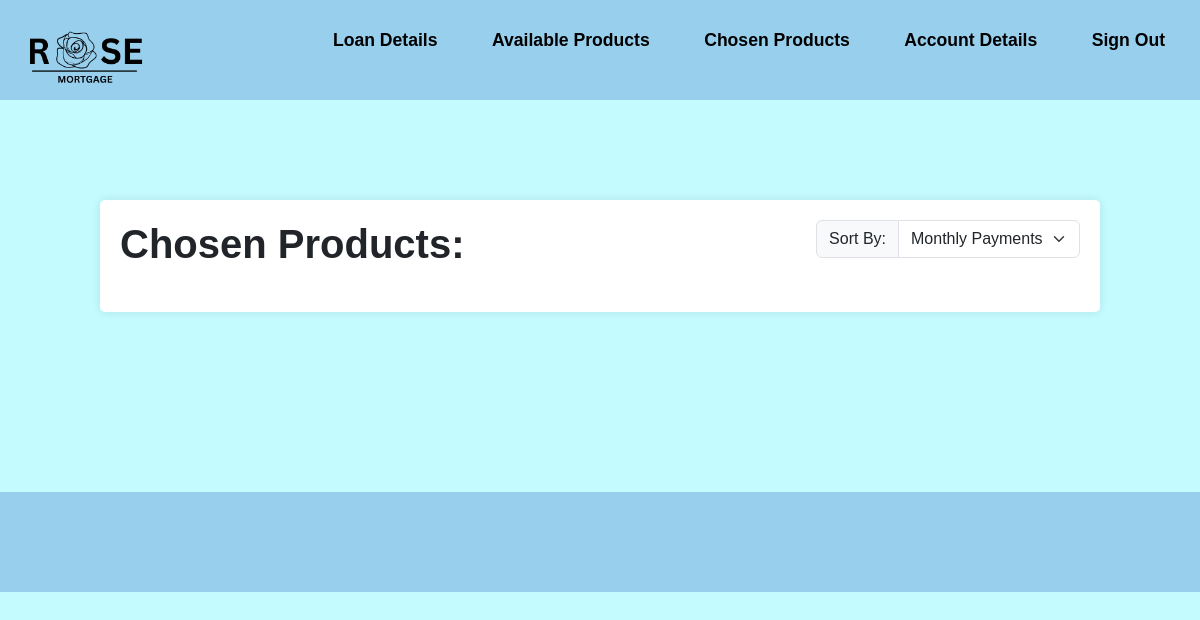
The page /MemberChosenProducts.php (signed in) on the database as committed earlier.
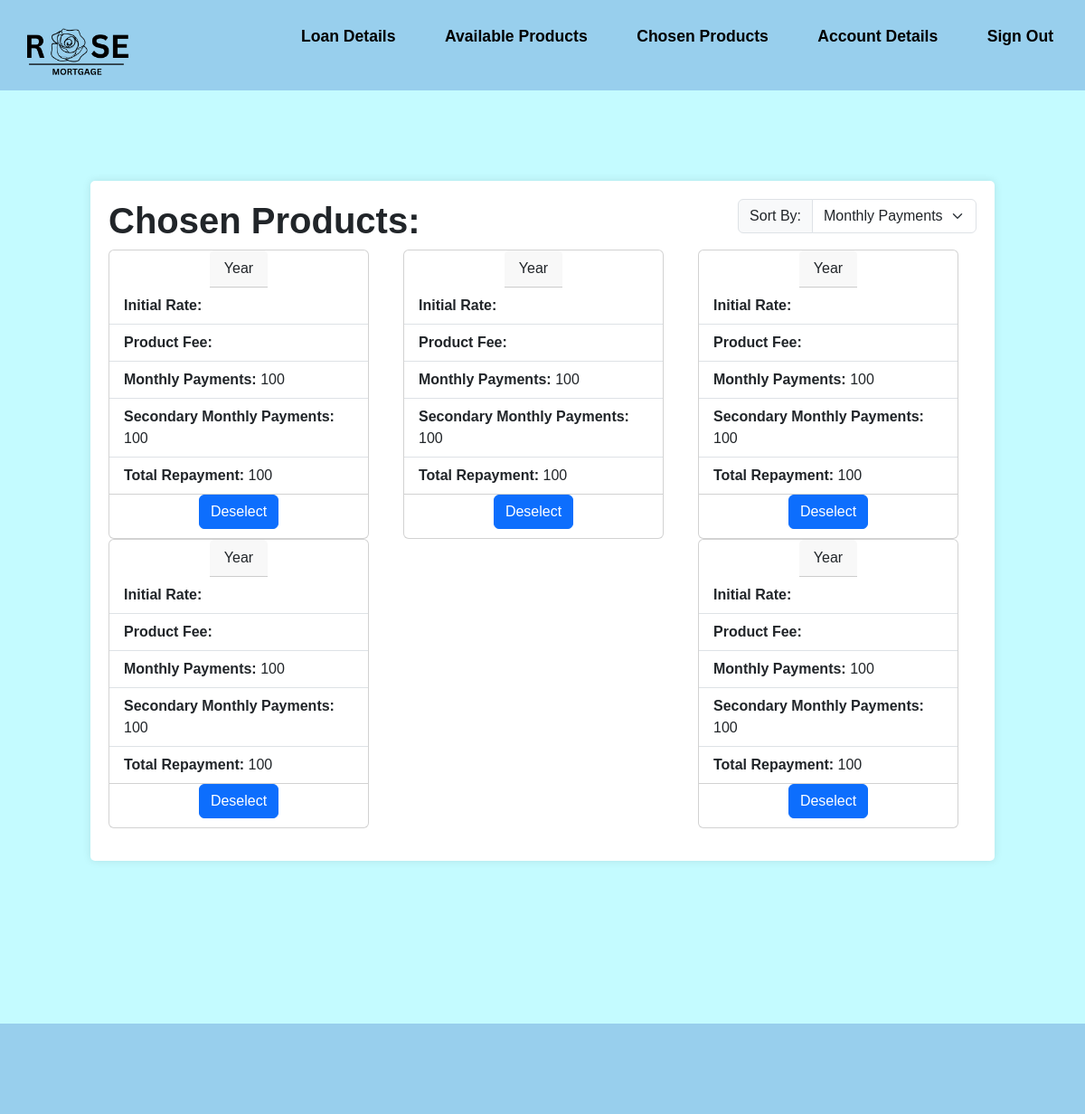
The same page on the database as committed later.
### tables this page shows
CREATE TABLE "Quote" (
	"Quote_ID"	INTEGER NOT NULL,
	"Product_ID"	INTEGER NOT NULL,
	"RegisteredUser_ID"	INTEGER NOT NULL,
	"initial_monthly_repayments"	INTEGER NOT NULL,
	"secondary_monthly_repayments"	INTEGER,
	"total_repayment"	INTEGER NOT NULL,
	"product_starred"	INTEGER NOT NULL,
	PRIMARY KEY("Quote_ID" AUTOINCREMENT),
	FOREIGN KEY("Product_ID") REFERENCES "Product"("Product_ID"),
	FOREIGN KEY("RegisteredUser_ID") REFERENCES "RegisteredUser"("RegisteredUser_ID"),
	FOREIGN KEY("Quote_ID") REFERENCES "Quote"("Quote_ID")
);

### MemberChosenProducts.php (the view, shortened to what this page needs)
<?php
require_once 'connection.php';
$RegisteredUser_ID = $_SESSION['RegisteredUser_ID'];
$sql = "SELECT *
        FROM Quote
        LEFT JOIN RegisteredUser ON (Quote.RegisteredUser_ID = RegisteredUser.RegisteredUser_ID)
        LEFT JOIN Product ON (Quote.Product_ID = Product.Product_ID)
        LEFT JOIN financialdetails ON (financialdetails.RegisteredUser_ID = RegisteredUser.RegisteredUser_ID)
        WHERE product_starred = 1
        AND RegisteredUser.RegisteredUser_ID = :registered_user_id
        ";
$statement = $db->prepare($sql);
$statement->bindParam(':registered_user_id', $RegisteredUser_ID);
$statement->execute();
?>
<!DOCTYPE html>
<html lang="en">
<head>
    <link rel="stylesheet"
        href="https://cdn.jsdelivr.net/npm/bootstrap@5.3.2/dist/css/bootstrap.min.css"
>
    <link rel="stylesheet" href="style.css">
</head>
<body>
    <header class="flex-container">
        <a href="MemberViewProducts.php"> <img src="Assets/logo.png" alt="Rose Mortgage"> </a>
        <div>
            <ul class="nav-links">
                <li><a href="Loan-details.php">Loan Details</a></li>
                <li><a href="MemberViewProducts.php">Available Products</a></li>
                <li><a href="MemberChosenProducts.php">Chosen Products</a></li>
                <li><a href="MemberAccountDetails.php">Account Details</a></li>
                <li><a href="home.php">Sign Out</a></li>
            </ul>
        </div>
    </header>
    <div class="largecontainer">
        <div class="flex-container">
            <div>
                <h1><b>Chosen Products:</b></h1>
            </div>
            <div>
                <div class="input-group mb-3">
                    <label class="input-group-text" for="inputGroupSelect01">Sort By:</label>
                    <select class="form-select" id="inputGroupSelect01">
                        <option selected>Monthly Payments</option>
                    </select>
                </div>
            </div>
        </div>
        <div class="flex-table">
            <?php while ($row = $statement->fetch(PDO::FETCH_ASSOC)) { ?>
                <div class="card" style="width: 18rem;">
                    <div class="card-header">
                        <?php echo $row["YearRate"] . " Year " . $row["ProductType"]; ?>
                    </div>
                    <ul class="list-group list-group-flush">
                        <li class="list-group-item"><b>Initial Rate: </b><?php echo $row["initial_interest_rate"]; ?></li>
                        <li class="list-group-item"><b>Product Fee: </b><?php echo $row["ProductFee"]; ?></li>
                        <li class="list-group-item"><b>Monthly Payments: </b><?php echo $row["initial_monthly_repayments"]; ?></li>
                        <li class="list-group-item"><b>Secondary Monthly Payments: </b><?php echo $row["secondary_monthly_repayments"]; ?></li>
                        <li class="list-group-item"><b>Total Repayment: </b><?php echo $row["total_repayment"]; ?></li>
                    </ul>
                    <form method="post" action="">
                        <button type="submit" name="deselect" class="btn btn-primary">Deselect</button>
                    </form>
                </div>
            <?php } ?>
        </div>
    </div>
    <footer>
    </footer>
</body>
</html>

### style.css (style rules this page uses)
* { margin: 0; padding: 0; text-decoration: none; font-family: Arial, Helvetica, sans-serif; box-sizing: border-box; list-style: none; }
a { color: #000; text-decoration: none; }
header { background-color: #98CFED; padding: 10px; color: black; height: 100px; width: 100%; top: 0; display: flex; justify-content: flex-start; align-items: center; z-index: 1000; }
.nav-links li { display: inline-block; position: relative; margin: 0 25px; }
.nav-links li a { font-weight: bold; font-size: 1.1rem; text-decoration: none; color: black; }
.nav-links li::after { content: ''; width: 0%; height: 2px; background: #000; display: block; margin: auto; position: absolute; top: 100%; left: 50%; transform: translate(-50%); transition: 0.7s; }
header img { width: 150px; height: auto; }
body { background-color: #c4fbff; display: flex; flex-direction: column; min-height: 100vh; }
input[type="number"], button { width: 100%; padding: 10px; margin-bottom: 10px; border-radius: 3px; border: 1px solid #ccc; }
button { background-color: #007BFF; color: #fff; cursor: pointer; }
.card { height: 100%; display: flex; justify-content: center; align-items: center; }
ul { flex: 1; margin-bottom: 20px; }
ul li { list-style-type: disc; }
.largecontainer { width: 1000px; margin: 100px auto 80px; padding: 20px; background-color: #fff; border-radius: 5px; box-shadow: 0 0 10px rgba(0, 0, 0, 0.1); }
.flex-container { display: flex; flex-direction: row; justify-content:space-between; }
.flex-table { display:flex; flex-direction: row; flex-wrap: wrap; align-content: flex-start; justify-content: space-between; margin-right: 20px; margin-bottom: 1em; }
label { display: block; font-weight: bold; }
.input-group { margin-bottom: 20px; }
footer { background-color: #98CFED; padding: 10px; color: black; height: 100px; width: 100%; bottom: 0; z-index: 1000; margin-top: 100px; }

Rows that differ between the two databases and show on the page:
added quote: initial_monthly_repayments "100", secondary_monthly_repayments "100", total_repayment "100"
added quote: initial_monthly_repayments "100", secondary_monthly_repayments "100", total_repayment "100"
added quote: initial_monthly_repayments "100", secondary_monthly_repayments "100", total_repayment "100"
added quote: initial_monthly_repayments "100", secondary_monthly_repayments "100", total_repayment "100"
added quote: initial_monthly_repayments "100", secondary_monthly_repayments "100", total_repayment "100"
